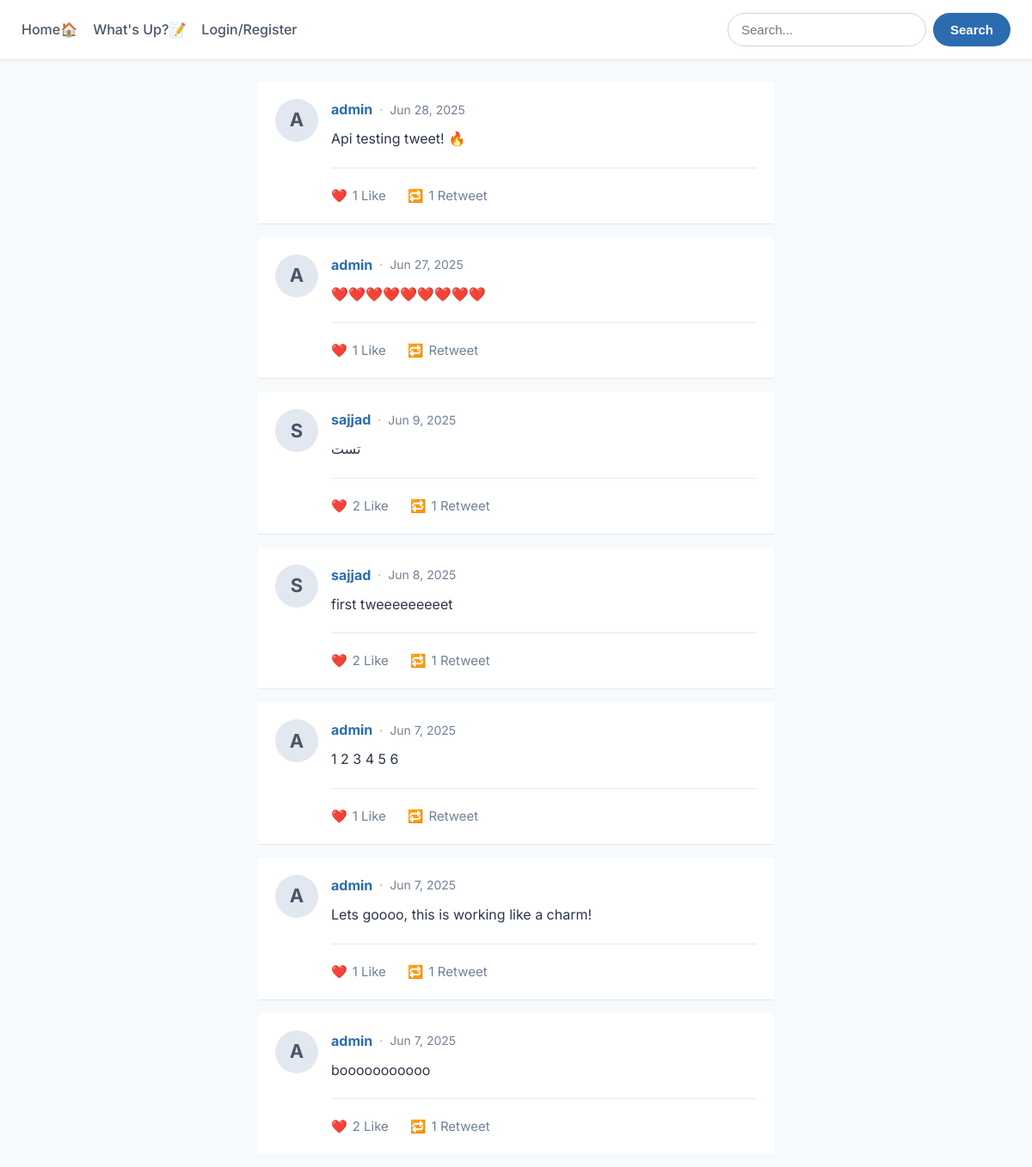
/, run on an earlier commit of the app's database.
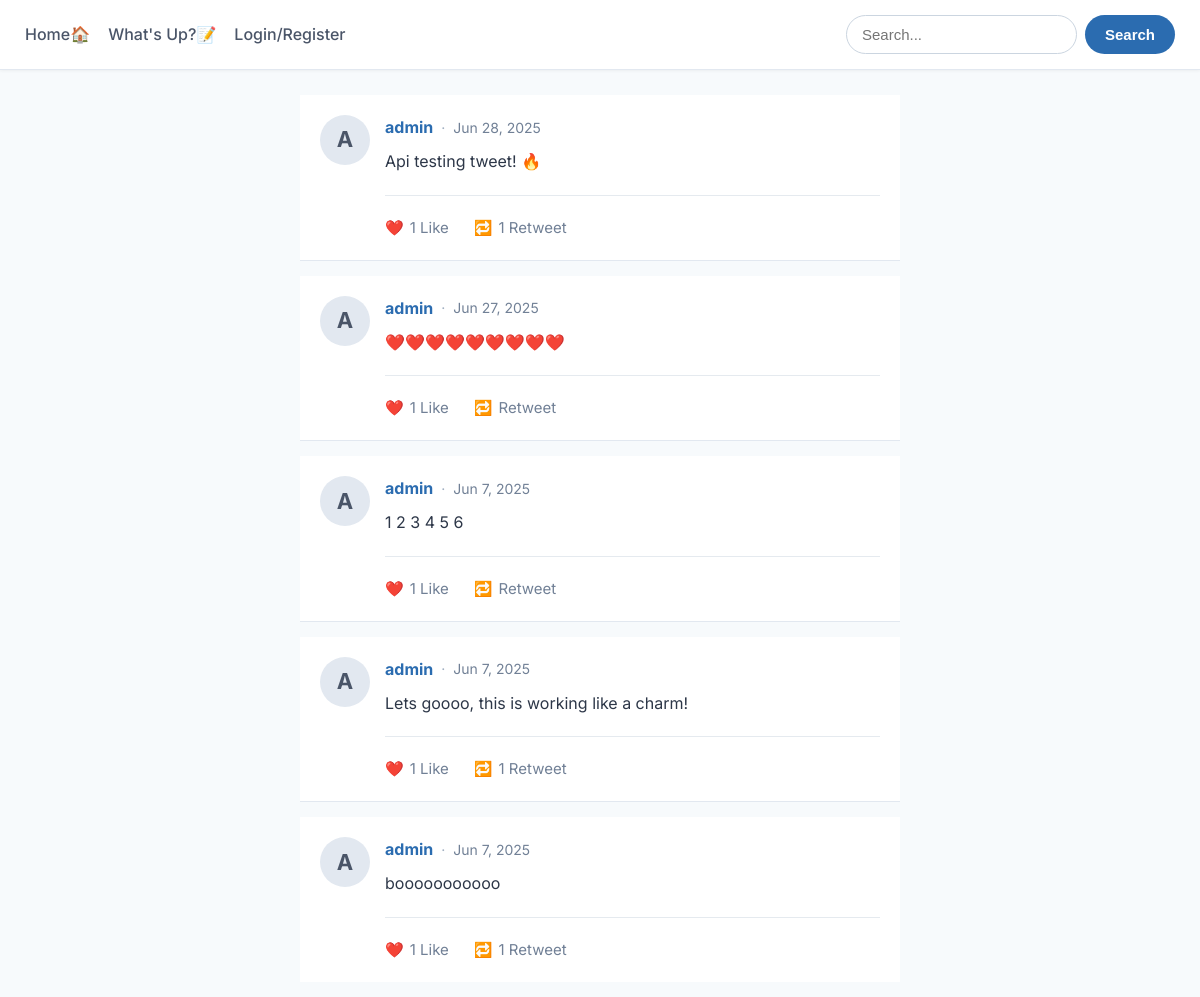
And on a later commit of the database.
### twitterApp/models.py (models this page shows, shortened)
class Post(models.Model):
    user = models.ForeignKey(settings.AUTH_USER_MODEL, on_delete=models.CASCADE, related_name='posts', help_text="The user who created the post.")
    content = models.TextField(max_length=280, help_text="The content of the post (max 280 characters).")
    created_at = models.DateTimeField(auto_now_add=True, help_text="The date and time the post was created.")
    @property
    def like_count(self):
        return self.likes.count()
    @property
    def retweet_count(self):
        return self.retweets.count()

class Profile(AbstractUser):
    bio = models.TextField(blank=True, help_text="A short biography about the user.")
    website = models.URLField(max_length=200, blank=True, help_text="The user's personal website URL.")
    profile_picture = models.ImageField(upload_to='profile_pics/', blank=True, help_text="The user's profile picture.")

### twitterApp/views.py (the view)
# urls.py: 2. Add a URL to urlpatterns:  path('', views.home, name='home')
def home(request):
    tweets = Post.objects.all().order_by('-created_at')
    return render(request, 'index.html', {'tweets': tweets})

### templates/index.html
{% extends "base.html" %}
{% block main %}
    <div class="content-wrapper">
        {% for tweet in tweets %}
            <div class="tweet-card">
                <div class="tweet-avatar-wrapper" style="margin-right: 15px;">
                    {% if tweet.user.profile_picture %}
                        <img src="{{ tweet.user.profile_picture.url }}" alt="{{ tweet.user.username }}'s profile picture" class="tweet-avatar">
                    {% else %}
                        <div class="tweet-avatar-fallback">
                            {{ tweet.user.username.0|upper }}
                        </div>
                    {% endif %}
                </div>
                <div class="tweet-content-area">
                    <p class="tweet-header">
                        <strong class="tweet-username-link"><a href="{% url 'user_profile' username=tweet.user.username %}">{{ tweet.user.username }}</a></strong>
                        <span class="tweet-meta-separator">·</span>
                        <small class="tweet-timestamp">{{ tweet.created_at|date:"M j, Y" }}</small>
                    </p>
                    <p class="tweet-text">{{ tweet.content }}</p>
                    <hr style="border: none; border-top: 1px solid #cbd5e0; margin: 20px 0; opacity: 0.5">
                    <div class="tweet-actions">
                        {% if tweet.like_count > 0 %}
                        <a href="{% url 'like' tweet.id %}" class="tweet-action-link">❤️ <span>{{ tweet.like_count }} Like </span></a>
                        {% else %}
                        <a href="{% url 'like' tweet.id %}" class="tweet-action-link">❤️ <span>Like </span></a>
                        {% endif %}
                        {% if tweet.retweet_count > 0 %}
                        <a href="{% url 'retweet' tweet.id %}" class="tweet-action-link">🔁 <span> {{ tweet.retweet_count }} Retweet</span></a>
                        {% else %}
                        <a href="{% url 'retweet' tweet.id %}" class="tweet-action-link">🔁 <span>Retweet</span></a>
                        {% endif %}
                    </div>
                </div>
            </div>
        {% empty %}
            <p class="empty-message">No tweets to display yet.</p>
        {% endfor %}
    </div>
{% endblock %}

What changed in the data, as far as the page shows it:
removed Post: user.username.0 "S", user.username "sajjad", created_at "Jun 9, 2025", content "تست", like_count "2", retweet_count "1"
removed Post: user.username.0 "S", user.username "sajjad", created_at "Jun 8, 2025", content "first tweeeeeeeeet", like_count "2", retweet_count "1"
computed for Post "booooooooooo": like_count "2" → "1"
